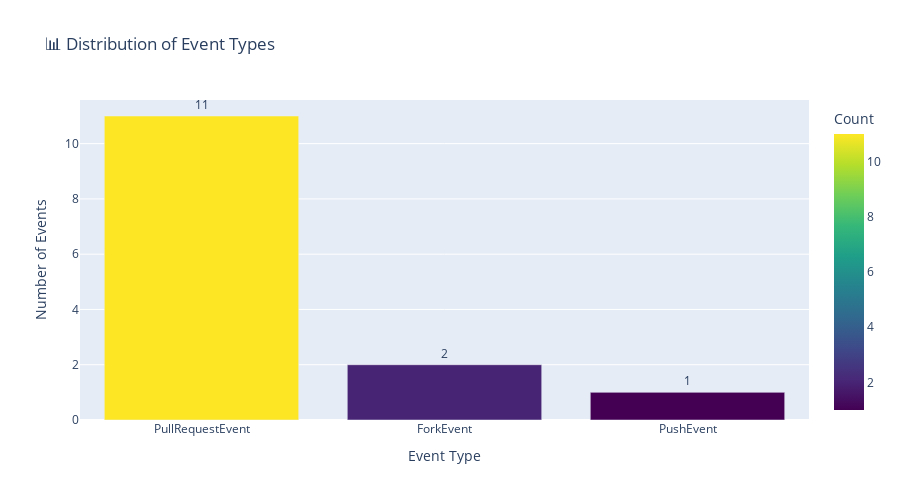
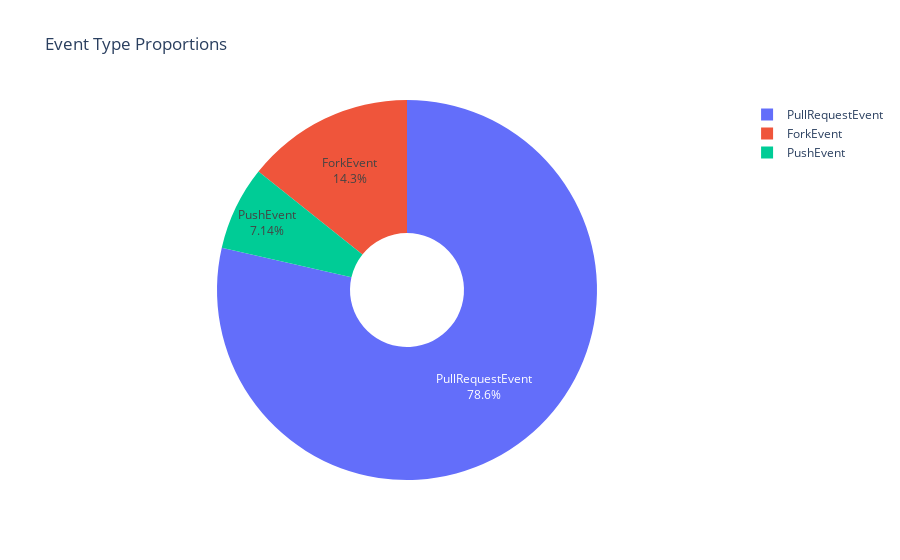

The notebook cell these images were saved under, in order:
### Markdown cell above
##  Event Type Distribution

### Code cell
if metrics and events_df is not None:
    # Preparar datos
    event_types = pd.DataFrame([
        {'Event Type': k, 'Count': v} 
        for k, v in metrics['event_types'].items()
    ]).sort_values('Count', ascending=False)
    
    # Bar chart
    fig = px.bar(
        event_types, 
        x='Event Type', 
        y='Count',
        title='📊 Distribution of Event Types',
        color='Count',
        color_continuous_scale='Viridis',
        text='Count'
    )
    
    fig.update_traces(texttemplate='%{text:,}', textposition='outside')
    fig.update_layout(
        xaxis_title='Event Type',
        yaxis_title='Number of Events',
        showlegend=False,
        height=500
    )
    
    fig.show()
    
    # Pie chart
    fig_pie = px.pie(
        event_types, 
        values='Count', 
        names='Event Type',
        title='Event Type Proportions',
        hole=0.3
    )
    
    fig_pie.update_traces(textposition='inside', textinfo='percent+label')
    fig_pie.show()

### Figure 1 — Plotly figure (JSON) as saved in the notebook; plotly's stock layout.template omitted (floating-point values rounded to 4 significant figures)
{"data": [{"hovertemplate": "Event Type=%{x}<br>Count=%{marker.color}<extra></extra>", "legendgroup": "", "marker": {"color": [11, 2, 1], "coloraxis": "coloraxis", "pattern": {"shape": ""}}, "name": "", "orientation": "v", "showlegend": false, "text": [11.0, 2.0, 1.0], "textposition": "outside", "texttemplate": "%{text:,}", "type": "bar", "x": ["PullRequestEvent", "ForkEvent", "PushEvent"], "xaxis": "x", "y": [11, 2, 1], "yaxis": "y"}], "layout": {"barmode": "relative", "coloraxis": {"colorbar": {"title": {"text": "Count"}}, "colorscale": [[0, "#440154"], [0.1111, "#482878"], [0.2222, "#3e4989"], [0.3333, "#31688e"], [0.4444, "#26828e"], [0.5556, "#1f9e89"], [0.6667, "#35b779"], [0.7778, "#6ece58"], [0.8889, "#b5de2b"], [1, "#fde725"]]}, "height": 500, "legend": {"tracegroupgap": 0}, "showlegend": false, "title": {"text": "📊 Distribution of Event Types"}, "xaxis": {"anchor": "y", "domain": [0, 1], "title": {"text": "Event Type"}}, "yaxis": {"anchor": "x", "domain": [0, 1], "title": {"text": "Number of Events"}}}}

### Figure 2 — Plotly figure (JSON) as saved in the notebook; plotly's stock layout.template omitted (floating-point values rounded to 4 significant figures)
{"data": [{"domain": {"x": [0, 1], "y": [0, 1]}, "hole": 0.3, "hovertemplate": "Event Type=%{label}<br>Count=%{value}<extra></extra>", "labels": ["PullRequestEvent", "ForkEvent", "PushEvent"], "legendgroup": "", "name": "", "showlegend": true, "textinfo": "percent+label", "textposition": "inside", "type": "pie", "values": [11, 2, 1]}], "layout": {"legend": {"tracegroupgap": 0}, "title": {"text": "Event Type Proportions"}}}
